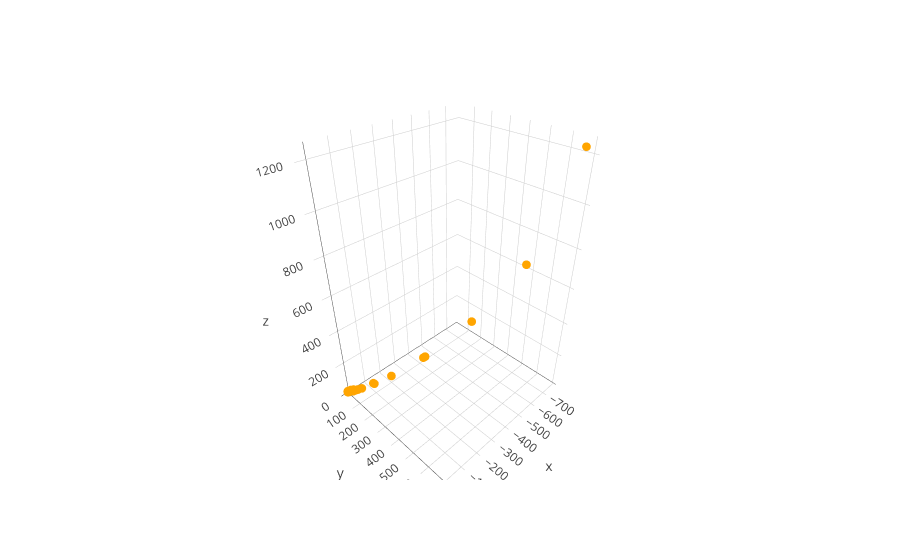

Source (notebook cell):
### Markdown cell above
## Plot Nearby Points

### Code cell
row = 5229

near = plot_nearby(row)
data = []
data.append(near)

fig = go.Figure(data=data)
offline.iplot(fig)
print ('Complete')
